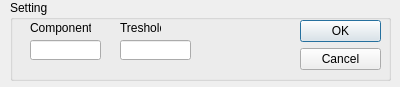
<?xml version="1.0" encoding="UTF-8"?>
<ui version="4.0">
 <class>Dialog</class>
 <widget class="QDialog" name="Dialog">
  <property name="geometry">
   <rect>
    <x>0</x>
    <y>0</y>
    <width>400</width>
    <height>87</height>
   </rect>
  </property>
  <property name="sizePolicy">
   <sizepolicy hsizetype="Fixed" vsizetype="Fixed">
    <horstretch>0</horstretch>
    <verstretch>0</verstretch>
   </sizepolicy>
  </property>
  <property name="windowTitle">
   <string>Connected component labeling</string>
  </property>
  <widget class="QGroupBox" name="groupBox">
   <property name="geometry">
    <rect>
     <x>10</x>
     <y>0</y>
     <width>381</width>
     <height>81</height>
    </rect>
   </property>
   <property name="title">
    <string>Setting</string>
   </property>
   <widget class="QLineEdit" name="lineEdit">
    <property name="geometry">
     <rect>
      <x>20</x>
      <y>40</y>
      <width>71</width>
      <height>20</height>
     </rect>
    </property>
   </widget>
   <widget class="QDialogButtonBox" name="buttonBox">
    <property name="geometry">
     <rect>
      <x>290</x>
      <y>20</y>
      <width>81</width>
      <height>241</height>
     </rect>
    </property>
    <property name="orientation">
     <enum>Qt::Vertical</enum>
    </property>
    <property name="standardButtons">
     <set>QDialogButtonBox::Cancel|QDialogButtonBox::Ok</set>
    </property>
   </widget>
   <widget class="QLineEdit" name="lineEdit_2">
    <property name="geometry">
     <rect>
      <x>110</x>
      <y>40</y>
      <width>71</width>
      <height>20</height>
     </rect>
    </property>
   </widget>
   <widget class="QLabel" name="label">
    <property name="geometry">
     <rect>
      <x>20</x>
      <y>20</y>
      <width>61</width>
      <height>16</height>
     </rect>
    </property>
    <property name="text">
     <string>Component</string>
    </property>
   </widget>
   <widget class="QLabel" name="label_2">
    <property name="geometry">
     <rect>
      <x>110</x>
      <y>20</y>
      <width>41</width>
      <height>16</height>
     </rect>
    </property>
    <property name="text">
     <string>Treshold</string>
    </property>
   </widget>
  </widget>
 </widget>
 <resources/>
 <connections>
  <connection>
   <sender>buttonBox</sender>
   <signal>accepted()</signal>
   <receiver>Dialog</receiver>
   <slot>accept()</slot>
   <hints>
    <hint type="sourcelabel">
     <x>248</x>
     <y>254</y>
    </hint>
    <hint type="destinationlabel">
     <x>157</x>
     <y>274</y>
    </hint>
   </hints>
  </connection>
  <connection>
   <sender>buttonBox</sender>
   <signal>rejected()</signal>
   <receiver>Dialog</receiver>
   <slot>reject()</slot>
   <hints>
    <hint type="sourcelabel">
     <x>316</x>
     <y>260</y>
    </hint>
    <hint type="destinationlabel">
     <x>286</x>
     <y>274</y>
    </hint>
   </hints>
  </connection>
 </connections>
</ui>
